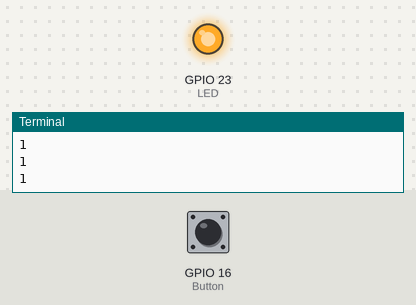
Recording of a program running on a simulated Raspberry Pi (BCM pin numbers). On the bench: output pins drawn as LEDs (lit = HIGH), the last lines printed to the terminal. The test bench sets the inputs (shaded band); at power-on: GPIO 16 (Button) HIGH.

Above: at 1.2 s.
1.3 s: GPIO 16 (Button) pulled LOW for 0.6 s
At 1.9 s:
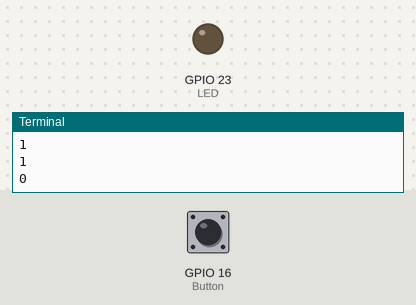
3.5 s: GPIO 16 (Button) pulled LOW for 3.2 s
At 7.6 s:
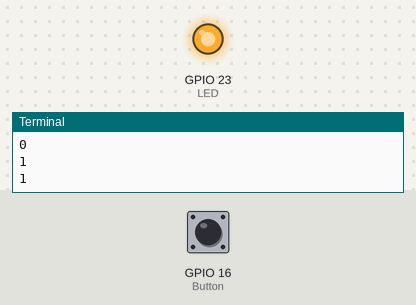
Timing chart, 0 to 9.1 s (numbered marks = the images above; inputs shaded):
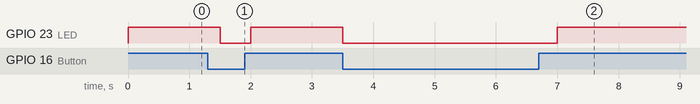

Measured:
- after the input at 1.3 s, GPIO 23 (LED): HIGH → LOW after 0.20 s, → HIGH 0.50 s later
- after the input at 3.5 s, GPIO 23 (LED): HIGH → LOW at once, → HIGH 3.5 s later

The program:

button.py
```python
import RPi.GPIO as GPIO
import time
GPIO.setmode(GPIO.BCM)
GPIO.setwarnings(False)
Button = 16
LED = 23

GPIO.setup(Button, GPIO.IN, pull_up_down = GPIO.PUD_UP)
GPIO.setup(LED, GPIO.OUT)

#try:
while True:
	button_state = GPIO.input(Button)
	print (button_state)
	if button_state == 0:
		GPIO.output(LED, GPIO.LOW)
		#	print "Button pressed..."
		#	time.sleep(1)
	else:
		GPIO.output(LED, GPIO.HIGH)
	time.sleep(0.5)
#except:
#	GPIO.cleanup()
```
